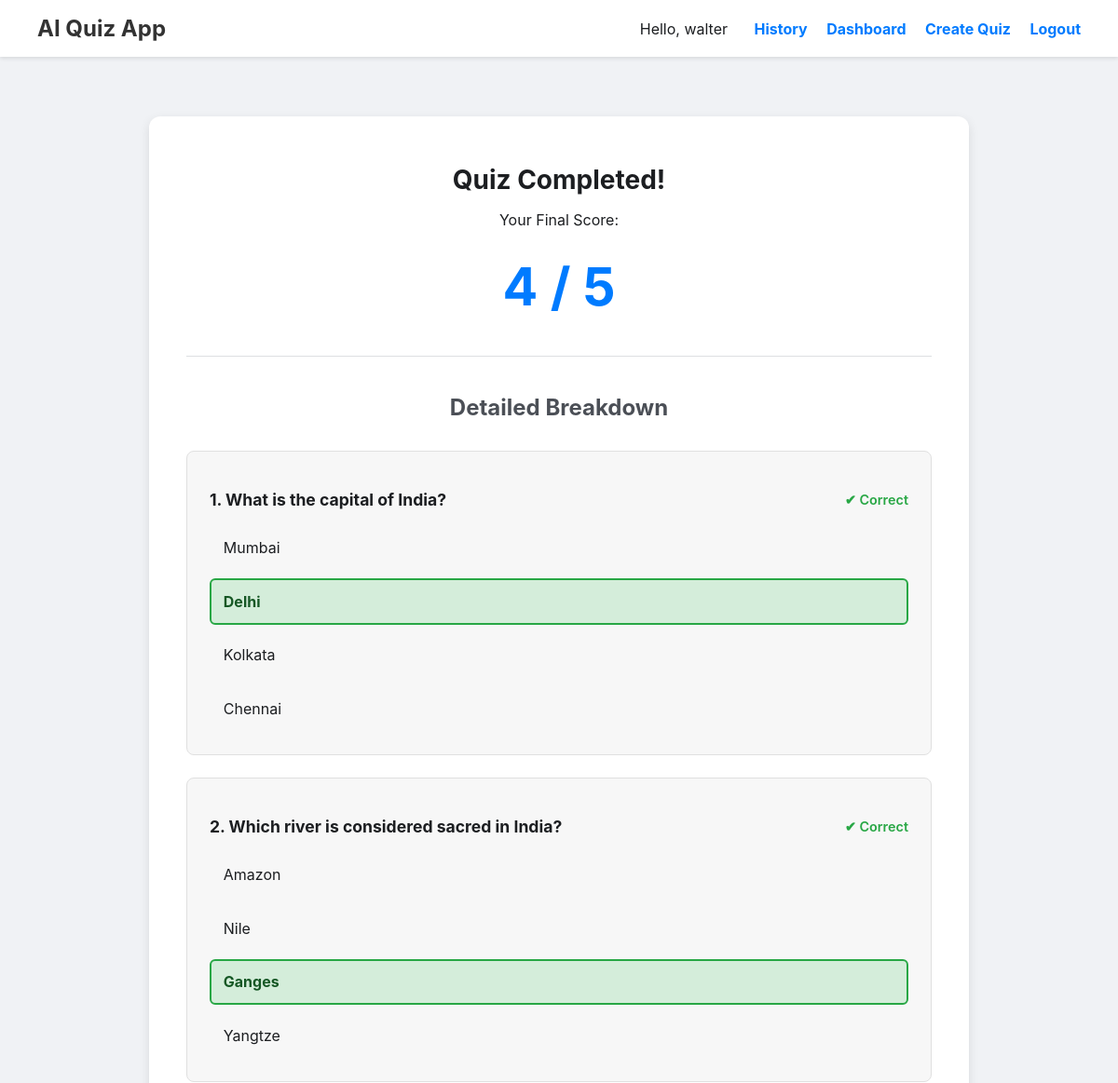
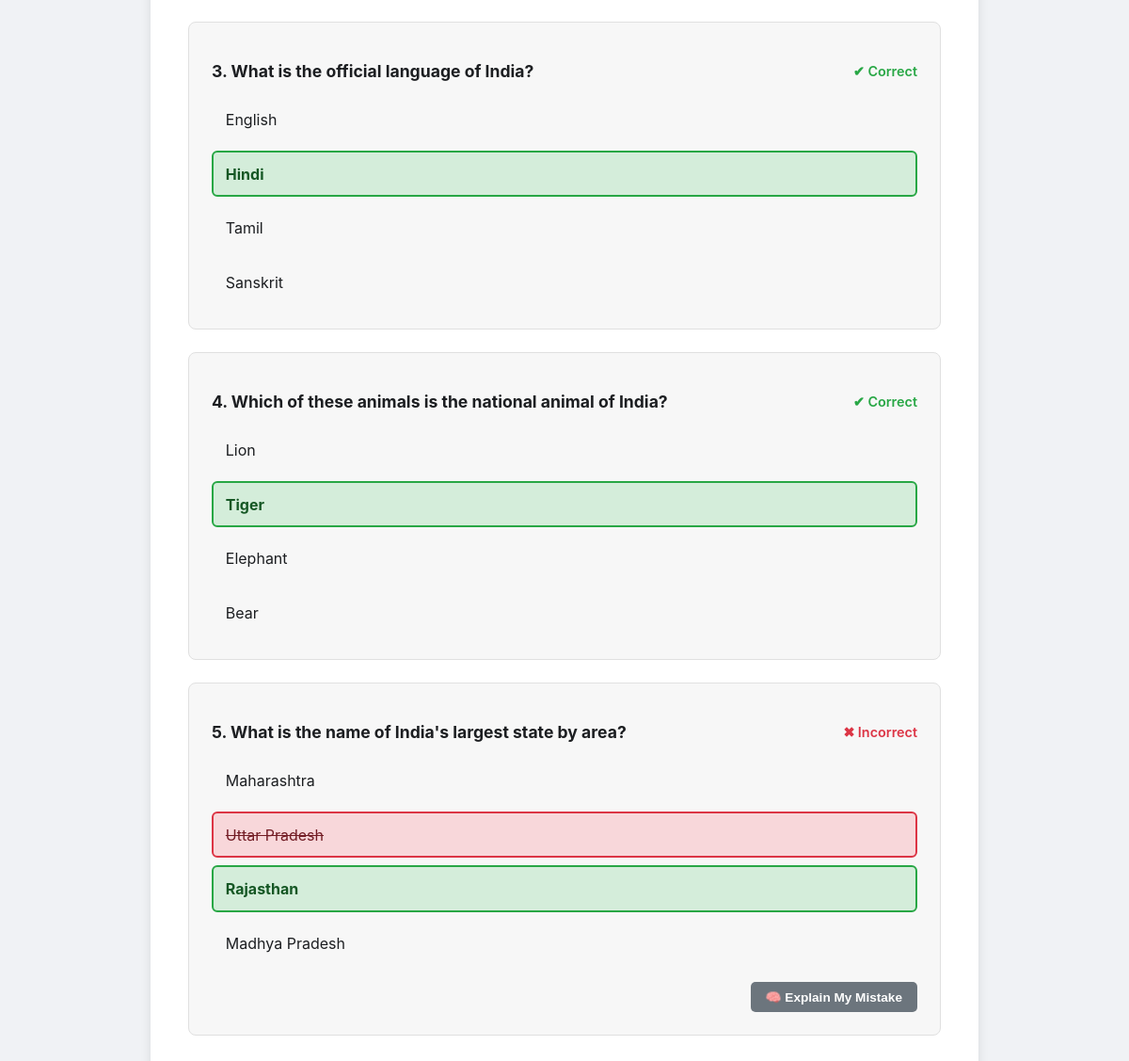
Screenshot of /history/3 (signed in) with the database file from the repository (2 pictures, top to bottom).
### app.py (models this page shows, shortened)
class User(UserMixin, db.Model):
    id = db.Column(db.Integer, primary_key=True)
    username = db.Column(db.String(150), unique=True, nullable=False)
    password_hash = db.Column(db.String(256), nullable=False)
    quizzes = db.relationship('QuizHistory', backref='user', lazy=True, cascade="all, delete-orphan")

class QuestionHistory(db.Model):
    id = db.Column(db.Integer, primary_key=True)
    question_text = db.Column(db.Text, nullable=False)
    options = db.Column(db.Text, nullable=False)
    user_answer = db.Column(db.String(255), nullable=False)
    correct_answer = db.Column(db.String(255), nullable=False)
    is_correct = db.Column(db.Boolean, nullable=False)
    quiz_id = db.Column(db.Integer, db.ForeignKey('quiz_history.id'), nullable=False)

### app.py (the view)
@app.route('/history/<int:quiz_id>')
@login_required
def history_detail(quiz_id):
    quiz = QuizHistory.query.get_or_404(quiz_id)
    if quiz.user_id != current_user.id:
        flash("You are not authorized to view this page.", "error")
        return redirect(url_for('history'))
    results_data = [{'question_text': q.question_text, 'options': json.loads(q.options), 'user_answer': q.user_answer, 'correct_answer': q.correct_answer, 'is_correct': q.is_correct} for q in quiz.questions]
    score = {"total": quiz.score_total, "correct": quiz.score_correct}
    return render_template('results.html', score=score, results=results_data, from_history=True)

### app.py (called while the page is built)
@login_manager.user_loader
def load_user(user_id):
    return User.query.get(int(user_id))

### templates/results.html (shortened to what this page needs)
{% extends "base.html" %}
{% block content %}
<div class="container">
    <div class="results-container">
        <h1>Quiz Completed! </h1>
        <p>Your Final Score:</p>
        <div class="score">{{ score.correct }} / {{ score.total }}</div>
    </div>
    <hr class="results-divider">
    <h2>Detailed Breakdown</h2>
    {% for result in results %}
    <div class="result-item">
        <p class="result-question">
            <b>{{ loop.index }}. {{ result.question_text }}</b>
            {% if result.is_correct %}
                <span class="status-correct">✔ Correct</span>
            {% else %}
                <span class="status-incorrect">✖ Incorrect</span>
            {% endif %}
        </p>
        <div class="options">
            {% for option in result.options %}
                {% set option_class = 'option' %}
                {% if option == result.correct_answer %}
                    {% set option_class = option_class + ' correct' %}
                {% elif option == result.user_answer %}
                    {% set option_class = option_class + ' incorrect' %}
                {% endif %}
                <div class="{{ option_class }}">
                    {{ option }}
                </div>
            {% endfor %}
        </div>
         {% if not result.is_correct %}
            <div class="explanation-section">
                <button class="explain-btn"
                        data-question="{{ result.question_text }}"
                        data-user-answer="{{ result.user_answer }}"
                        data-correct-answer="{{ result.correct_answer }}"
                        onclick="getExplanation(this)">
                    🧠 Explain My Mistake
                </button>
            </div>
        {% endif %}
    </div>
    {% endfor %}
</div>
{% endblock %}

### templates/base.html (shortened to what this page needs)
<!DOCTYPE html>
<html lang="en">
<head>
    <link rel="stylesheet" href="{{ url_for('static', filename='styles.css') }}">
</head>
<body>
    <nav class="navbar">
        <a href="{{ url_for('index') }}" class="brand">AI Quiz App</a>
        <div>
            {% if current_user.is_authenticated %}
                <span style="margin-right: 1rem;">Hello, {{ current_user.username }}</span>
                    <a href="{{ url_for('history') }}">History</a>
                    <a href="{{ url_for('dashboard') }}">Dashboard</a>
                    <a href="{{ url_for('index') }}">Create Quiz</a>
                    <a href="{{ url_for('logout') }}">Logout</a>
            {% else %}
                <a href="{{ url_for('login') }}">Login</a>
                <a href="{{ url_for('register') }}">Register</a>
            {% endif %}
        </div>
    </nav>
    <main>
        {% block content %}{% endblock %}
    </main>
</body>
</html>

### static/styles.css (style rules this page uses)
body { font-family: -apple-system, BlinkMacSystemFont, "Segoe UI", Roboto, Helvetica, Arial, sans-serif; background-color: #f0f2f5; color: #1c1e21; margin: 0; padding: 0; }
main { width: 100%; box-sizing: border-box; padding: 2rem; display: flex; flex-direction: column; align-items: center; justify-content: flex-start; min-height: calc(100vh - 100px); }
.container { max-width: 800px; width: 100%; background: #ffffff; padding: 2rem 2.5rem; border-radius: 12px; box-shadow: 0 4px 12px rgba(0, 0, 0, 0.1); }
h1 { font-size: 1.75rem; color: #1c1e21; text-align: center; margin-bottom: 0.5rem; }
.options div { display: flex; align-items: center; margin-top: 0.75rem; }
.results-container { text-align: center; }
.score { font-size: 3.5rem; font-weight: bold; margin: 0.5em 0; color: #007bff; }
.results-divider { border: none; border-top: 1px solid #dddfe2; margin: 2.5rem 0; }
.container h2 { text-align: center; margin-bottom: 2rem; color: #4b4f56; }
.result-item { background-color: #f7f7f7; border: 1px solid #e0e0e0; border-radius: 8px; padding: 1.5rem; margin-bottom: 1.5rem; }
.result-question { font-size: 1.1rem; font-weight: 600; margin-bottom: 1rem; display: flex; justify-content: space-between; align-items: center; }
.status-correct { color: #28a745; font-size: 0.9rem; }
.status-incorrect { color: #dc3545; font-size: 0.9rem; }
.result-item .options .option { padding: 0.8rem; border-radius: 6px; margin-top: 0.5rem; border: 2px solid transparent; }
.result-item .options .option.correct { background-color: #d4edda; border-color: #28a745; color: #155724; font-weight: bold; }
.result-item .options .option.incorrect { background-color: #f8d7da; border-color: #dc3545; color: #721c24; text-decoration: line-through; }
.explanation-section { margin-top: 1rem; text-align: right; }
.explain-btn { background-color: #6c757d; color: white; border: none; padding: 0.5rem 1rem; font-size: 0.85rem; font-weight: bold; border-radius: 5px; cursor: pointer; transition: background-color 0.2s; }

### templates/base.html (style rules this page uses)
.navbar { background-color: #fff; padding: 0.5rem 2rem; box-shadow: 0 2px 4px rgba(0,0,0,0.1); margin-bottom: 2rem; display: flex; justify-content: space-between; align-items: center; }
.navbar a { text-decoration: none; color: #007bff; font-weight: bold; padding: 0.5rem; }
.navbar .brand { font-size: 1.5rem; color: #333; }

### rows the page displays
User: username "walter"
QuestionHistory: question_text "What is the capital of India?", shows "✔ Correct", options "Mumbai" "Delhi" "Kolkata" "Chennai"
QuestionHistory: question_text "Which river is considered sacred in India?", shows "✔ Correct", options "Amazon" "Nile" "Ganges" "Yangtze"
QuestionHistory: question_text "What is the official language of India?", shows "✔ Correct", options "English" "Hindi" "Tamil" "Sanskrit"
QuestionHistory: question_text "Which of these animals is the national animal of India?", shows "✔ Correct", options "Lion" "Tiger" "Elephant" "Bear"
QuestionHistory: question_text "What is the name of India's largest state by area?", shows "✖ Incorrect", options "Maharashtra" "Uttar Pradesh" "Rajasthan" "Madhya Pradesh"

### other values shown
{{ score.correct }} "4"
{{ score.total }} "5"
